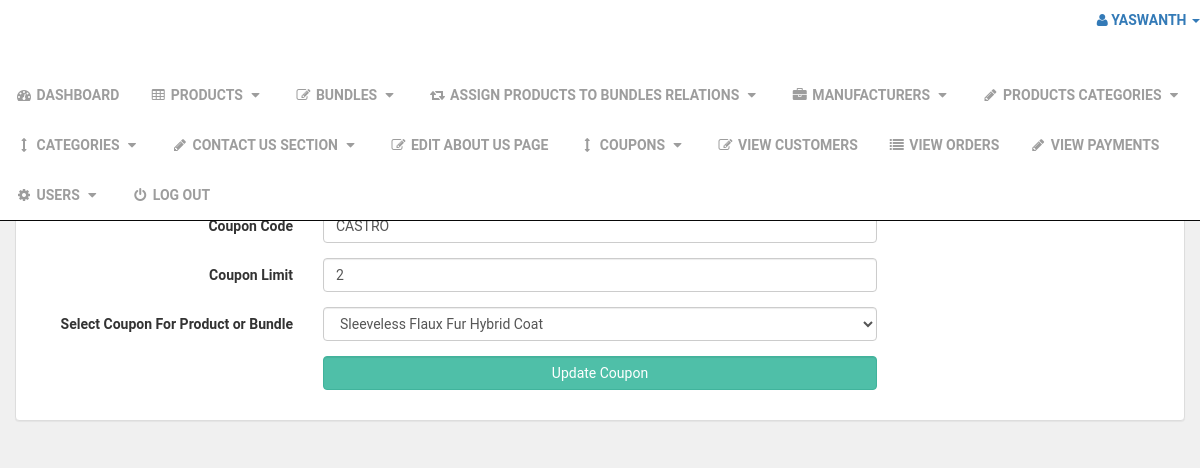
The app's page /admin_area/index.php?edit_coupon=5 (signed in) with its own data.
### tables this page shows
CREATE TABLE `coupons` (
  `coupon_id` int(10) NOT NULL,
  `product_id` int(10) NOT NULL,
  `coupon_title` varchar(255) NOT NULL,
  `coupon_price` varchar(255) NOT NULL,
  `coupon_code` varchar(255) NOT NULL,
  `coupon_limit` int(100) NOT NULL,
  `coupon_used` int(100) NOT NULL
);

CREATE TABLE `products` (
  `product_id` int(10) NOT NULL,
  `p_cat_id` int(10) NOT NULL,
  `cat_id` int(10) NOT NULL,
  `manufacturer_id` int(10) NOT NULL,
  `date` timestamp NOT NULL DEFAULT current_timestamp() ON UPDATE current_timestamp(),
  `product_title` text NOT NULL,
  `product_url` text NOT NULL,
  `product_img1` text NOT NULL,
  `product_img2` text NOT NULL,
  `product_img3` text NOT NULL,
  `product_price` int(10) NOT NULL,
  `product_psp_price` int(100) NOT NULL,
  `product_desc` text NOT NULL,
  `product_features` text NOT NULL,
  `product_video` text NOT NULL,
  `product_keywords` text NOT NULL,
  `product_label` text NOT NULL,
  `status` varchar(255) NOT NULL
);

### admin_area/edit_coupon.php (the view, shortened to what this page needs)
<?php
if(!isset($_SESSION['admin_email'])){
echo "<script>window.open('login.php','_self')</script>";
}
else {
?>
<?php
if(isset($_GET['edit_coupon'])){
$edit_id = $_GET['edit_coupon'];
$edit_coupon = "select * from coupons where coupon_id='$edit_id'";
$run_edit = mysqli_query($con,$edit_coupon);
$row_edit = mysqli_fetch_array($run_edit);
$c_code = $row_edit['coupon_code'];
$c_limit = $row_edit['coupon_limit'];
$p_id = $row_edit['product_id'];
$get_products = "select * from products where product_id='$p_id'";
$run_products = mysqli_query($con,$get_products);
$row_products = mysqli_fetch_array($run_products);
$product_id = $row_products['product_id'];
$product_title = $row_products['product_title'];
}
?>
<div class="row">
<div class="col-lg-12">
<ol class="breadcrumb">
<li class="active">
</li>
</ol>
</div>
</div>
<div class="row">
<div class="col-lg-12">
<div class="panel panel-default">
<div class="panel-heading">
<h3 class="panel-title">
</h3>
</div>
<div class="panel-body">
<form class="form-horizontal" method="post" action="">
<div class="form-group" >
<label class="col-md-3 control-label"> Coupon Title </label>
<div class="col-md-6">
</div>
</div>
<div class="form-group" >
<label class="col-md-3 control-label"> Coupon Price </label>
<div class="col-md-6">
</div>
</div>
<div class="form-group" >
<label class="col-md-3 control-label"> Coupon Code </label>
<div class="col-md-6">
<input type="text" name="coupon_code" class="form-control" value="<?php echo $c_code; ?> ">
</div>
</div>
<div class="form-group" >
<label class="col-md-3 control-label"> Coupon Limit </label>
<div class="col-md-6">
<input type="number" name="coupon_limit" value="<?php echo $c_limit; ?>" class="form-control">
</div>
</div>
<div class="form-group" >
<label class="col-md-3 control-label"> Select Coupon For Product or Bundle </label>
<div class="col-md-6">
<select name="product_id" class="form-control">
<option value="<?php echo $product_id; ?>"> <?php echo $product_title; ?> </option>
</select>
</div>
</div>
<div class="form-group" >
<label class="col-md-3 control-label"> </label>
<div class="col-md-6">
<input type="submit" name="update" class=" btn btn-primary form-control" value=" Update Coupon ">
</div>
</div>
</form>
</div>
</div>
</div>
</div>
<?php } ?>

### admin_area/includes/sidebar.php (shortened to what this page needs)
<?php
if(!isset($_SESSION['admin_email'])){
echo "<script>window.open('login.php','_self')</script>";
}
else {
?>
<nav class="navbar navbar-inverse navbar-fixed-top" >
<div class="navbar-header" >
<a class="navbar-brand" href="index.php?dashboard" >Admin Panel</a>
</div>
<ul class="nav navbar-right top-nav" >
<li class="dropdown" >
<a href="#" class="dropdown-toggle" data-toggle="dropdown" >
<i class="fa fa-user" ></i>
<?php echo $admin_name; ?> <b class="caret" ></b>
</a>
</li>
</ul>
<div class="collapse navbar-collapse navbar-ex1-collapse">
<ul class="nav navbar-nav side-nav">
<li>
<a href="index.php?dashboard">
<i class="fa fa-fw fa-dashboard"></i> Dashboard
</a>
</li>
<li>
<a href="#" data-toggle="collapse" data-target="#products">
<i class="fa fa-fw fa-table"></i> Products
<i class="fa fa-fw fa-caret-down"></i>
</a>
</li>
<li>
<a href="#" data-toggle="collapse" data-target="#bundles">
<i class="fa fa-fw fa-edit"></i> Bundles
<i class="fa fa-fw fa-caret-down"></i>
</a>
</li>
<li>
<a href="#" data-toggle="collapse" data-target="#relations">
<i class="fa fa-fw fa-retweet"></i> Assign Products To Bundles Relations
<i class="fa fa-fw fa-caret-down"></i>
</a>
</li>
<li>
<a href="#" data-toggle="collapse" data-target="#manufacturers">
<i class="fa fa-fw fa-briefcase"></i> Manufacturers
<i class="fa fa-fw fa-caret-down"></i>
</a>
</li>
<li>
<a href="#" data-toggle="collapse" data-target="#p_cat">
<i class="fa fa-fw fa-pencil"></i> Products Categories
<i class="fa fa-fw fa-caret-down"></i>
</a>
</li>
<li>
<a href="#" data-toggle="collapse" data-target="#cat">
<i class="fa fa-fw fa-arrows-v"></i> Categories
<i class="fa fa-fw fa-caret-down"></i>
</a>
</li>
<li>
<a href="#" data-toggle="collapse" data-target="#contact_us">
<i class="fa fa-fw fa-pencil"> </i> Contact Us Section
<i class="fa fa-fw fa-caret-down"></i>
</a>
</li>
<li>
<a href="index.php?edit_about_us">
<i class="fa fa-fw fa-edit"></i> Edit About Us Page
</a>
</li>
<li>
<a href="#" data-toggle="collapse" data-target="#coupons">
<i class="fa fa-fw fa-arrows-v"></i> Coupons
<i class="fa fa-fw fa-caret-down"></i>
</a>
</li>
<li>
<a href="index.php?view_customers">
<i class="fa fa-fw fa-edit"></i> View Customers
</a>
</li>
<li>
<a href="index.php?view_orders">
<i class="fa fa-fw fa-list"></i> View Orders
</a>
</li>
<li>
<a href="index.php?view_payments">
<i class="fa fa-fw fa-pencil"></i> View Payments
</a>
</li>
<li>
<a href="#" data-toggle="collapse" data-target="#users">
<i class="fa fa-fw fa-gear"></i> Users
<i class="fa fa-fw fa-caret-down"></i>
</a>
</li>
<li>
<a href="logout.php">
<i class="fa fa-fw fa-power-off"></i> Log Out
</a>
</li>
</ul>
</div>
</nav>
<?php } ?>

### styles/style.css (style rules this page uses)
body { font-family: "Roboto", Helvetica, Arial, sans-serif; font-size: 14px; line-height: 1.42857143; color: #333333; background-color: #f0f0f0; overflow-x: hidden; }
.navbar { background:white; }
.navbar-brand { float:left; padding: 10px 15px; font-size:18px; line-height:20px; height:70px; }
.navbar ul.nav > li > a { text-transform:uppercase; font-weight:bold; font-size:14px; }
.btn-primary { color:rgb(255, 255, 255); background-color:rgb(79, 191, 168); border-color:rgb(65, 179, 156); }
.breadcrumb { padding: 8px 15px; margin-bottom:20px; background-color: #ffffff; border-radius: 0; box-shadow: 0 1px 5px rgba(0, 0, 0, 0.5); }

### records on screen
coupons: coupon_code "CASTRO", coupon_limit "2"
products: product_id "Sleeveless Flaux Fur Hybrid Coat"

### other values on screen
$admin_name "YASWANTH"
